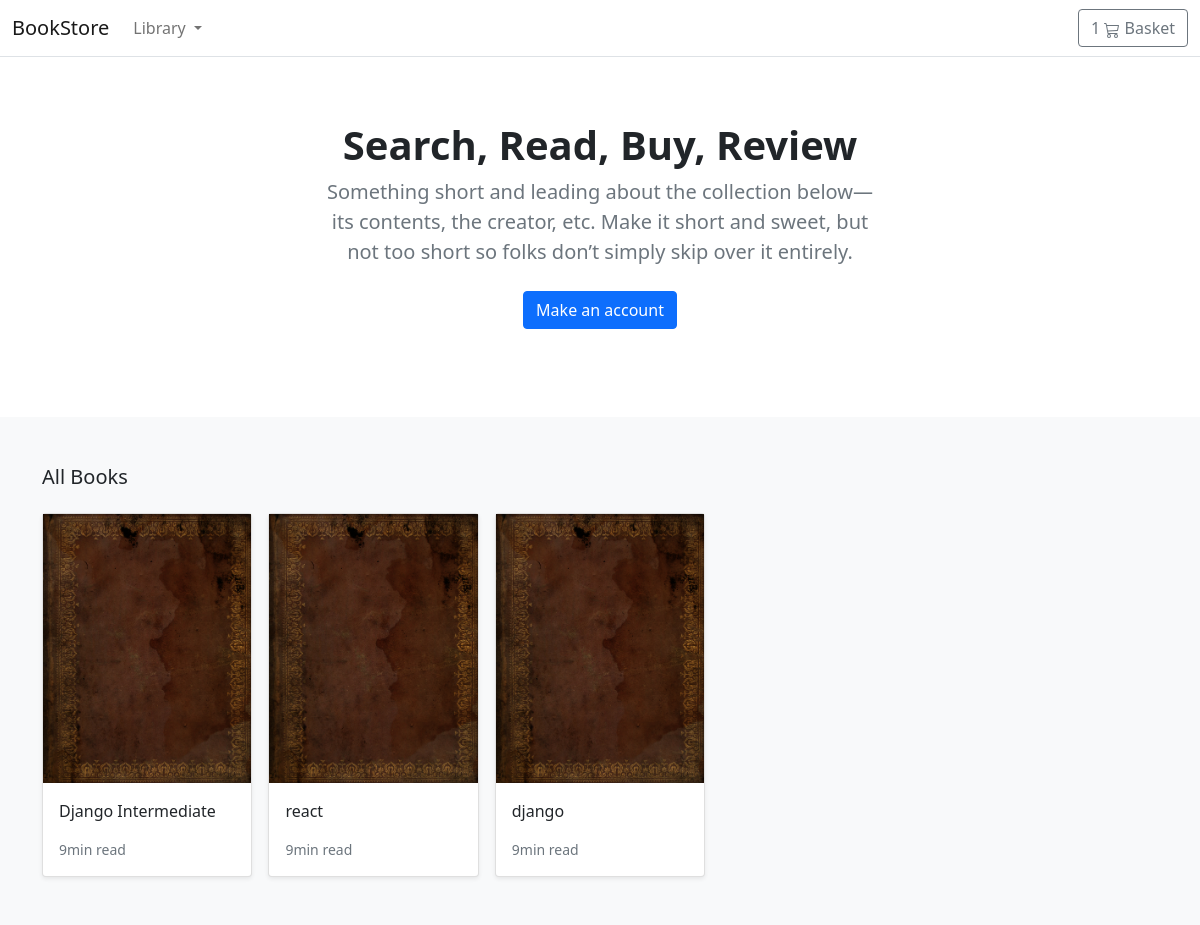
The app's page /, older data.
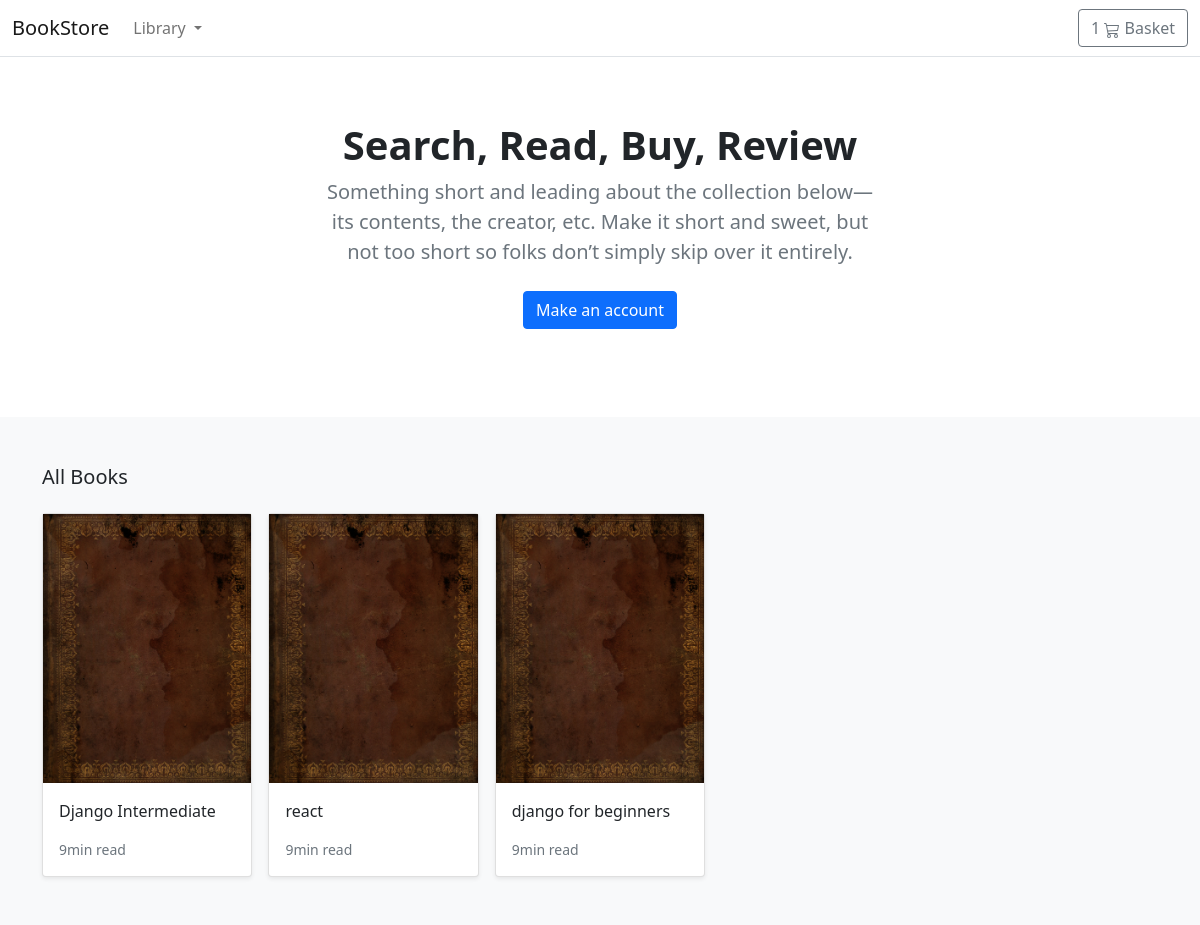
The same page, newer data.
### store/models.py (models this page shows, shortened)
class Product(models.Model):
    category = models.ForeignKey(Category, related_name='product', on_delete=models.CASCADE)
    created_by = models.ForeignKey(User, on_delete=models.CASCADE, related_name='product_creator')
    title = models.CharField(max_length=255)
    author = models.CharField(max_length=255, default='admin')
    description = models.TextField(blank=True)
    image = models.ImageField(upload_to='images/', default='images/default.png')
    slug = models.SlugField(max_length=255)
    price = models.DecimalField(max_digits=4,decimal_places=2)
    in_stock = models.BooleanField(default=True)
    is_active = models.BooleanField(default=True)
    created = models.DateTimeField(auto_now_add=True)
    updated = models.DateTimeField(auto_now=True)
    objects = models.Manager()
    products = ProductManager()
    class Meta:
        verbose_name_plural = 'Products'
        ordering = ('-created',)
    def get_absolute_url(self):
        return reverse('store:product_detail', args=[self.slug])

### store/views.py (the view)
# urls.py: path('', views.product_all, name='product_all'),
def product_all(request):
        products = Product.products.all()
        return render(request, 'store/home.html', {'products': products})

### store/context_processors.py (called while the page is built)
def categories(request):
        return {
                'categories': Category.objects.all()
        }

### store/models.py (called while the page is built)
    def get_queryset(self):
        return super(ProductManager, self).get_queryset().filter(is_active=True)

    def get_absolute_url(self):
        return reverse('store:product_detail', args=[self.slug])

### templates/store/home.html (shortened to what this page needs)
{% extends "./base.html" %}
{% load static %}
{% block content %}
<main>
    <section class="py-5 text-center container">
        <div class="row py-lg-3">
        <div class="col-lg-6 col-md-8 mx-auto">
            <h1 class="h1 fw-bold">Search, Read, Buy, Review</h1>
            <p class="lead text-muted">Something short and leading about the collection below—its contents, the creator,
                etc. Make it short and sweet, but not too short so folks don’t simply skip over it entirely.</p>
            <p>
                <a href="#" class="btn btn-primary my-2">Make an account</a>
            </p>
        </div>
        </div>
    </section>
    <div class="album py-5 bg-light">
        <div class="container">
          <div class="pb-3 h5">All Books</div>
          <div class="row row-cols-1 row-cols-sm-2 row-cols-md-5 g-3">
            {% for product in products %}
            <div class="col">
              <div class="card shadow-sm">
                <img class="img-fluid" alt="Responsive image" src="{{ product.image.url }}">
                <div class="card-body">
                  <p class="card-text">
                    <a class="text-dark text-decoration-none" href="{{ product.get_absolute_url }}">{{ product.title }}</a>
                  </p>
                  <div class="d-flex justify-content-between align-items-center">
                    <small class="text-muted">9min read</small>
                  </div>
                </div>
              </div>
            </div>
            {% endfor %}
          </div>
        </div>
      </div>
</main>
{% endblock%}

### templates/store/base.html (shortened to what this page needs)
{% load static %}
<!DOCTYPE html>
<html>
<head>
    <link href="https://cdn.jsdelivr.net/npm/bootstrap@5.0.0-beta1/dist/css/bootstrap.min.css" rel="stylesheet"
>
</head>
<body>
    <header>
        <nav class="navbar navbar-expand-md navbar-light bg-white border-bottom">
            <div class="container-fluid">
                <a class="navbar-brand" href="/">BookStore</a>
                <div class="collapse navbar-collapse" id="navbarCollapse">
                    <ul class="navbar-nav me-auto mb-2 mb-md-0">
                        <li class="nav-item dropdown">
                            <a class="nav-link dropdown-toggle" href="#" id="navbarDropdown" role="button"
                                data-bs-toggle="dropdown" aria-expanded="false">
                                Library
                            </a>
                        </li>
                    </ul>
                    <a type="button" role="button" href="{% url "basket:basket_summary" %}"
                        class="btn btn-outline-secondary">
                        <div class="d-inline-flex">1</div>
                        Basket
                    </a>
                </div>
            </div>
        </nav>
    </header>
    <div id="content">{% block content %} {% endblock %}</div>
</body>
</html>

Row changes from the older to the newer data that the page shows:
changed Product: title "django" → "django for beginners"
